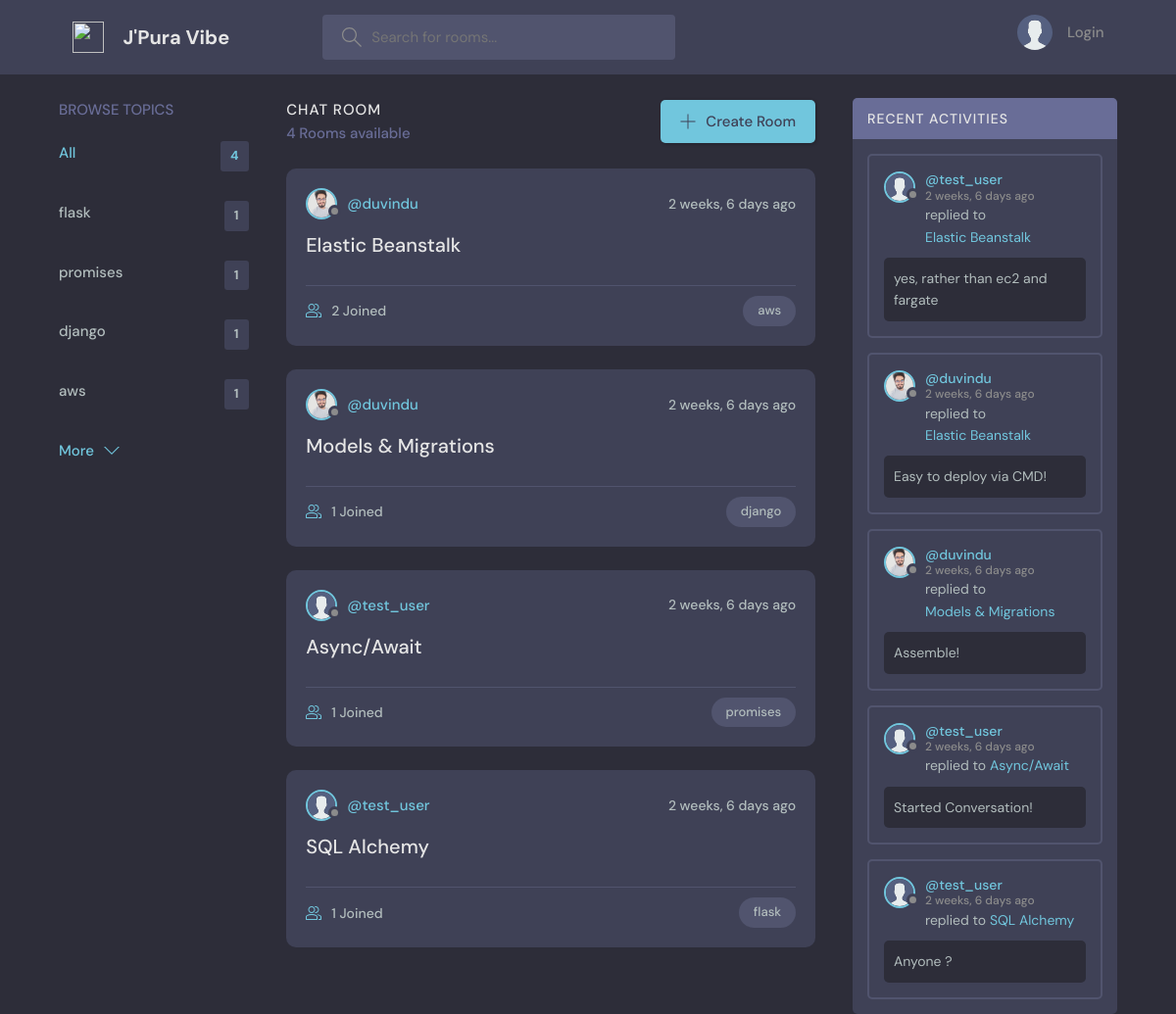
The app's page /, older data.
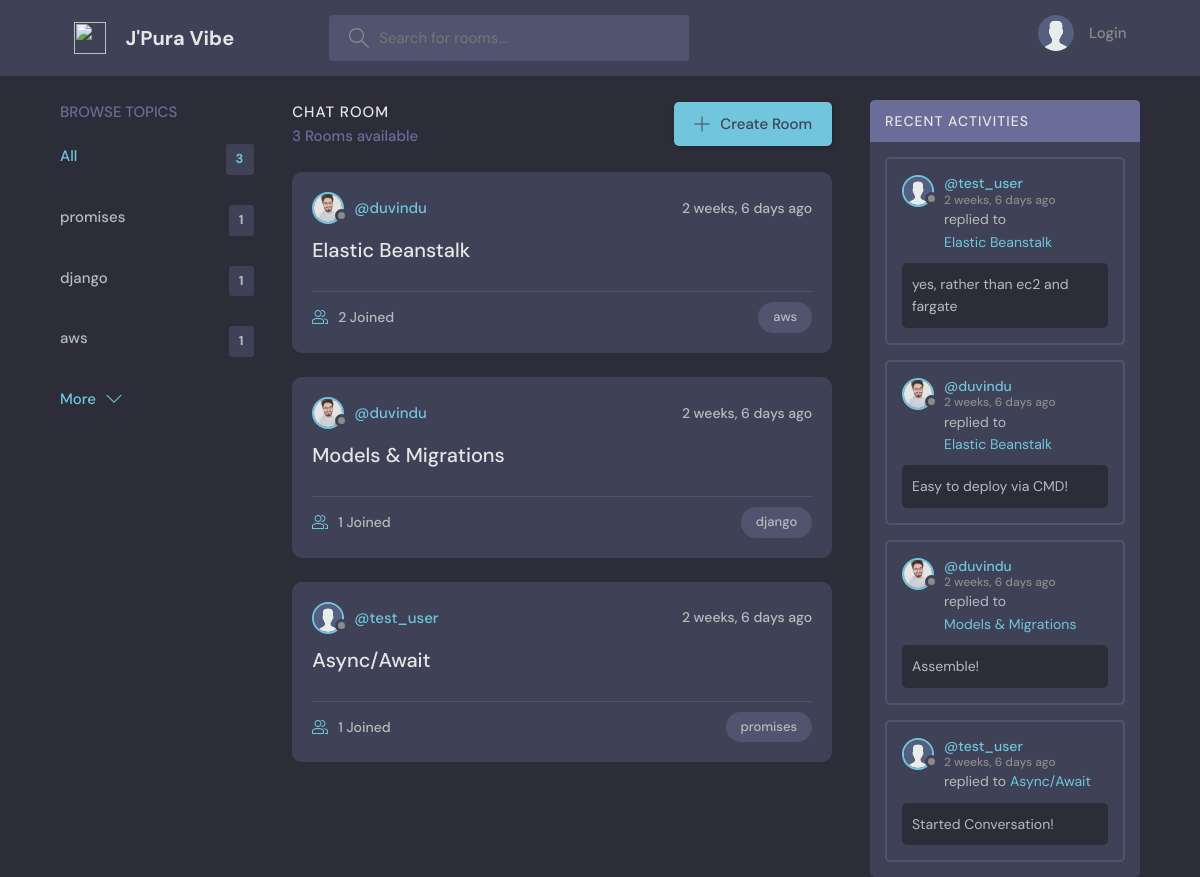
The same page, newer data.
### home/models.py (models this page shows, shortened)
class Topic(models.Model):
    name = models.CharField(max_length=200)

class Room(models.Model):
    host = models.ForeignKey(User, on_delete=models.CASCADE)
    topic = models.ForeignKey(Topic, on_delete=models.CASCADE)
    name = models.CharField(max_length=200)
    description = models.TextField(blank=True, null=True)
    participants = models.ManyToManyField(User, related_name='participants')
    created = models.DateTimeField(auto_now_add=True)
    class Meta:
        ordering = ['-created']

class Profile(models.Model):
    user = models.OneToOneField(User, on_delete=models.CASCADE)
    image = models.ImageField(upload_to='profile_pics/', null=True)

class Message(models.Model):
    user = models.ForeignKey(User, on_delete=models.CASCADE)
    room = models.ForeignKey(Room, on_delete=models.CASCADE)
    body = models.TextField()
    created = models.DateTimeField(auto_now_add=True)
    class Meta:
        ordering = ['-created']

### home/views.py (the view)
# urls.py: path('', home, name = 'home'),
def home(request):
    q = request.GET.get('q') if request.GET.get('q') else ''
    rooms = Room.objects.distinct().filter(
        Q(topic__name__icontains = q)|
        Q(name__icontains = q)
    )
    rooms_count = rooms.count()
    topics = Topic.objects.all()[:5]
    activities = Message.objects.all()
    context = {'rooms':rooms, 'topics':topics, 'rooms_count':rooms_count, 'activities':activities}
    return render(request, 'home/index.html', context)

### home/templates/home/index.html (shortened to what this page needs)
{% extends 'base.html' %}
{% block content %}
    <main class="layout layout--3">
      <div class="container">
        {% include 'home/c1-topic.html' %}
          <div class="roomList">
            <div class="roomList__header">
              <div>
                <h2>Chat Room</h2>
                <p>{{rooms_count}} Rooms available</p>
              </div>
              <a class="btn btn--main" href="{% url 'create-room' %}">
                <svg version="1.1" xmlns="http://www.w3.org/2000/svg" width="32" height="32" viewBox="0 0 32 32">
                  <title>add</title>
                  <path
                    d="M16.943 0.943h-1.885v14.115h-14.115v1.885h14.115v14.115h1.885v-14.115h14.115v-1.885h-14.115v-14.115z"
                  ></path>
                </svg>
                Create Room
              </a>
            </div>
            {% include 'home/c2-feed.html' %}
          </div>
      {% include 'home/c3-activity.html' %}
      </div>
    </main>
{% endblock content %}

### home/templates/home/c1-topic.html
        <div class="topics">
          <div class="topics__header">
            <h2>Browse Topics</h2>
          </div>
          <ul class="topics__list">
            <li>
              <a href="{% url 'home' %}" class="active">All <span>{{topics.count}}</span></a>
            </li>
            {% for topic in topics %}
                <li>
                    <a href="{% url 'home' %}?q={{topic.name}}">{{topic.name}} <span>{{topic.room_set.all.count}}</span></a>
                </li>
            {% endfor %}
          </ul>
          <a class="btn btn--link" href="{% url 'topic-view' %}">
            More
            <svg version="1.1" xmlns="http://www.w3.org/2000/svg" width="32" height="32" viewBox="0 0 32 32">
              <title>chevron-down</title>
              <path d="M16 21l-13-13h-3l16 16 16-16h-3l-13 13z"></path>
            </svg>
          </a>
        </div>

### home/templates/home/c2-feed.html (shortened to what this page needs)
{% load static %}
        {% for room in rooms %}
          <div class="roomListRoom">
            <div class="roomListRoom__header">
              <a href="{% url 'profile' room.host.username %}" class="roomListRoom__author">
                {% if request.user == room.host %}
                  {% if room.host.profile.image %}
                    <div class="avatar avatar--small active">
                      <img src="{{room.host.profile.image.url}}" />
                    </div>
                  {% else %}
                    <div class="avatar avatar--small active">
                      <img src="{% static 'images/avatar.svg' %}" />
                    </div>
                  {% endif %}
                {% else %}
                  {% if room.host.profile.image %}
                    <div class="avatar avatar--small">
                      <img src="{{room.host.profile.image.url}}" />
                    </div>
                  {% else %}
                    <div class="avatar avatar--small">
                      <img src="{% static 'images/avatar.svg' %}" />
                    </div>
                  {% endif %}
                {% endif %}
                <span>@{{room.host.username}}</span>
              </a>
              <div class="roomListRoom__actions">
                <span>{{room.created|timesince}} ago</span>
              </div>
            </div>
            <div class="roomListRoom__content">
              <a href="{% url 'room' room.id %}">{{room.name}}</a>
            </div>
            <div class="roomListRoom__meta">
              <a href="{% url 'room' room.id %}" class="roomListRoom__joined">
                {{room.participants.all.count}} Joined
              </a>
              <p class="roomListRoom__topic">{{room.topic.name}}</p>
            </div>
          </div>
        {% endfor %}

### home/templates/home/c3-activity.html (shortened to what this page needs)
{% load static %}
        <div class="activities">
          <div class="activities__header">
            <h2>Recent Activities</h2>
          </div>
            {% for activity in activities %}
                <div class="activities__box">
                    <div class="activities__boxHeader roomListRoom__header">
                    <a href="{% url 'profile' activity.user.username %}" class="roomListRoom__author">
                        {% if request.user == activity.user %}
                         {% if activity.user.profile.image %}
                            <div class="avatar avatar--small active">
                                <img src="{{activity.user.profile.image.url}}" />
                            </div>
                         {% else %}
                            <div class="avatar avatar--small active">
                                <img src="{% static 'images/avatar.svg' %}" />
                            </div>
                         {% endif %}
                        {% else %}
                         {% if activity.user.profile.image %}
                            <div class="avatar avatar--small">
                                <img src="{{activity.user.profile.image.url}}" />
                            </div>
                         {% else %}
                            <div class="avatar avatar--small">
                                <img src="{% static 'images/avatar.svg' %}" />
                            </div>
                         {% endif %}
                        {% endif %}
                        <p>
                        @{{activity.user.username}}
                        <span>{{activity.created|timesince}} ago</span>
                        </p>
                    </a>
                    </div>
                    <div class="activities__boxContent">
                    <p>replied to <a href="{% url 'room' activity.room.pk %}">{{activity.room.name}}</a></p>
                    <div class="activities__boxRoomContent">
                        {{activity.body}}
                    </div>
                    </div>
                </div>
            {% endfor %}
        </div>

Row changes from the older to the newer data that the page shows:
removed Topic: name "flask", room_set.all.count "1"
removed Room: host.username "test_user", created "2 weeks, 6 days", name "SQL Alchemy", participants.all.count "1", topic.name "flask"
removed Message: user.username "test_user", created "2 weeks, 6 days", room.name "SQL Alchemy", body "Anyone ?"
Text that changed along with them:
{{ topics.count }}: "4" → "3"
{{ rooms_count }}: "4" → "3"
